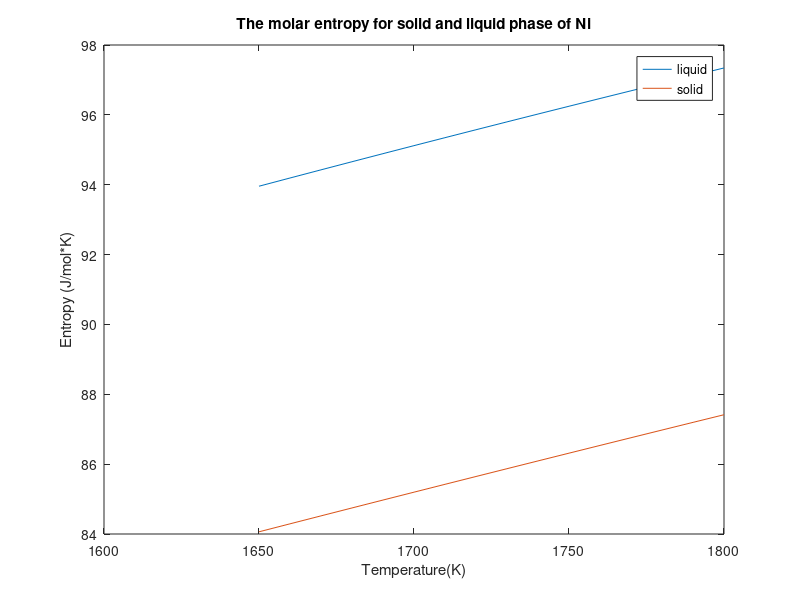

The MATLAB script that drew this image:
function d_1
t = [1650:10:1800];
x = [1.650:0.01:1.800];
A1 = 38.91103; B1 = 0; C1 = 0; D1 = 0; E1 = 0;G1 = 74.47143;
y_1 = A1*log(x) +B1.*x + (1/2)*C1*x.^2 + (1/3)*D1*x.^3 - E1./(2*x.^2) + G1;
A2 = 16.49839; B2 = 18.74913; C2 = -6.639841; D2 = 1.717278; E2 = 1.872051;
G2 = 51.67575;
y_2 = A2*log(x) +B2.*x + (1/2)*C2*x.^2 + (1/3)*D2*x.^3 - E2./(2*x.^2) + G2;
plot(t,y_1,t,y_2)
legend("liquid","solid");
title("The molar entropy for solid and liquid phase of Ni");
xlabel("Temperature(K)");
ylabel("Entropy (J/mol*K)")


end

